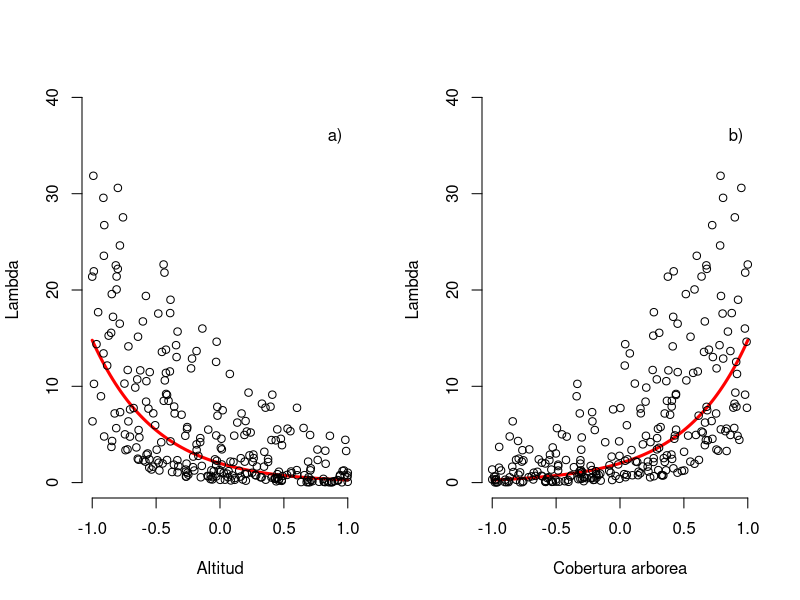
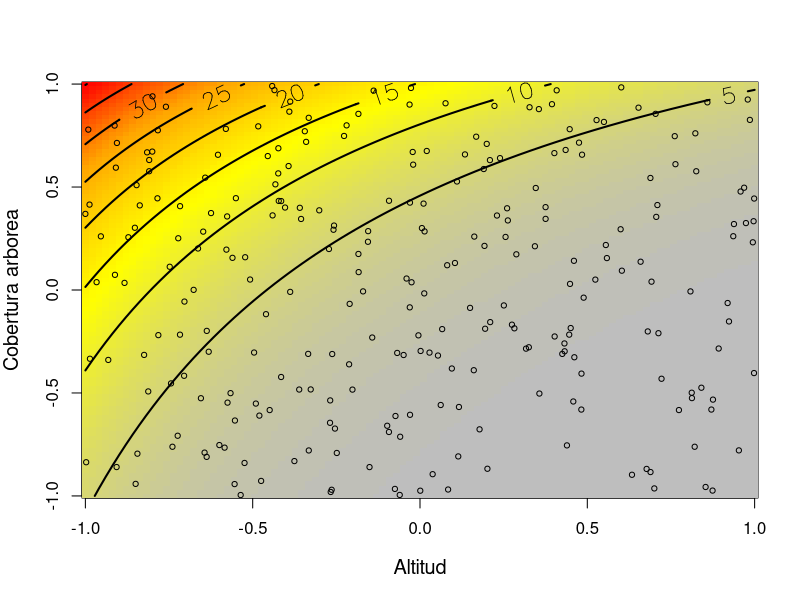
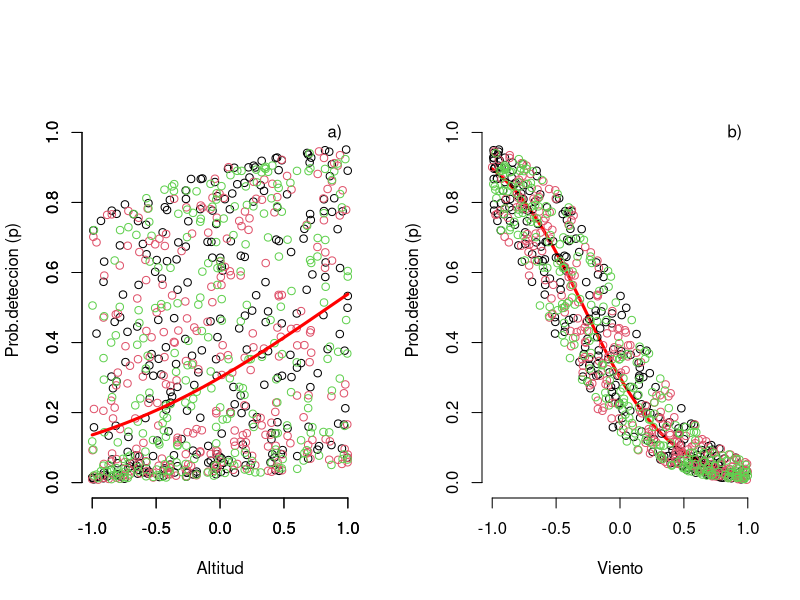
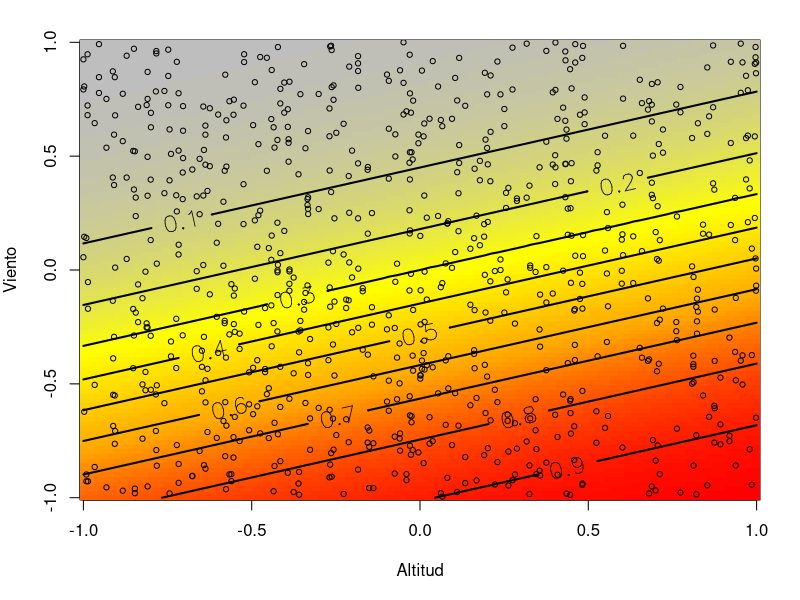
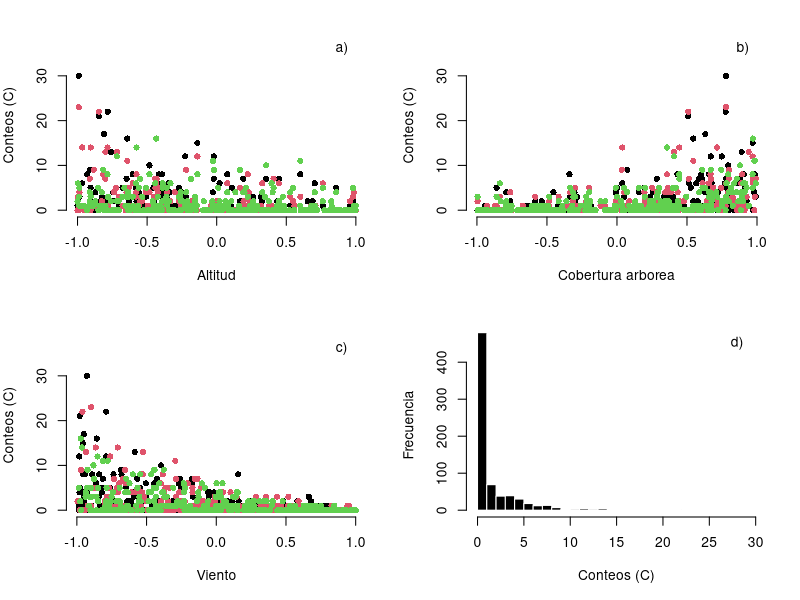

Source code (R) for these figures, in order:
#####################################
# CAPITULO 4: SIMULACION DE DATOS
# seccion 4.2 Generación/simulación de datos de conteo # Kéry & Royle (2016)
#####################################
# PASO 1: tamaño de muestra y covariables
#######################################
  M <- 267     # número de sitios
  J <- 3       # número de réplicas temporales
  
  set.seed(24) # crea numeros aleatorios replicables
  altitud <- runif(n = M, -1, 1) # altitud estandarizada de cada sitio
  head(altitud, 10) # muestra solo los primeros 10 datos
  bosque <- runif(n = M, -1, 1) # cobertura estandarizada de cada sitio
  head(bosque, 10)
  viento <- array(runif(n = M * J, -1, 1), dim = c(M,J)) # velocidad viento
  head(viento, 10)
  
#####################################
  # PASO 2: simulación del proceso ecológico
#######################################
  mean.lambda <- 2 # abundancia media esperada de la especie
  beta0 <- log(mean.lambda) # lo mismo en escala Log
  beta1 <- -2 # efecto pendiente de "altitud"
  beta2 <- 2 # efecto pendiente de "bosque"
  beta3 <- 1 # efecto de interacción de "altitud" y "bosque"
  
  log.lambda <- beta0 + beta1 * altitud + beta2 * bosque + beta3 * altitud * bosque
  lambda <- exp(log.lambda) # Link: transformación inversa
  head(lambda,10)
  
  par(mfrow = c(1,2), cex.main = 1.5)
  curve(exp(beta0 + beta1 * x), -1, 1, col = "red", frame.plot = F, ylim = c(0,40), xlab = "Altitud", ylab = "Lambda", lwd = 3)
  par(new = TRUE)
  plot(altitud, lambda, ylab = "", xlab = "", ylim = c(0,40), axes = FALSE) 
  text(0.9,36,"a)", cex = 1)
  
  curve(exp(beta0 + beta2 * x), -1, 1,col = "red",frame.plot = F,ylim = c(0,40), xlab = "Cobertura arborea", ylab = "Lambda",lwd = 3)
  par(new = TRUE)
  plot(bosque, lambda, ylab = "", xlab = "", ylim = c(0,40), axes = FALSE) 
  text(0.9,36,"b)", cex = 1)

# -----------------------------
# interacción "altitud" x "Cobertura arbórea"

cov1 <- seq(-1,1,,100) # para "altitud"
cov2 <- seq(-1,1,,100) # para "Cobertura arbórea"
lambda.matrix <- array(NA, dim = c(100,100)) # matriz para predicciones
head(lambda.matrix, 10)

for (i in 1:100) {
  for (j in 1:100) {
    lambda.matrix[i,j] <- exp(beta0 + beta1 * cov1[i] + beta2 * cov2[j] + beta3 * cov1[i] * cov2[j])
  }
}
head(lambda.matrix,10)

par(mfrow = c(1,1), cex.main = 1.5)
mapPalette<- colorRampPalette(c("grey", "yellow", "orange", "red"))
image(x = cov1, y = cov2, z = lambda.matrix, col = mapPalette(100), xlab = "Altitud", ylab = "Cobertura arborea", cex.lab = 1.2)
contour(x = cov1, y = cov2, z = lambda.matrix, add = T, lwd = 2.0, labcex = 1.5)
matpoints(altitud, bosque, pch = 1, cex = 0.7)

# incorporando la estocasticidad
N <- rpois(n = M, lambda = lambda) # abundancia realizada
sum(N) # tamaño poblacinal total en los M sitios
table(N) # distribución frecuencia de la abundancia

#######################################
# PASO 3: Simulación del proceso observacional
#######################################

mean.detection <- 0.3 # probabilidad detección esperada media
alpha0 <- qlogis(mean.detection) # lo mismo en escala Logit
alpha1 <- 1 # efecto de la "altitud"
alpha2 <- -3 # efecto de la "viento"
alpha3 <- 0 # efectos interacción "altitud" x "viento"

logit.p <- alpha0 + alpha1 * altitud + alpha2 * viento + alpha3 * altitud * viento
p <- plogis(logit.p) # transformación inversa
head(p,10)
mean(p) # probabilidad media por "individuo"

par(mfrow = c(1,2), cex.main = 1)

matplot(altitud, p, pch = 1, ylim = c(0,1.1), axes = T, frame.plot = F, xlab = "Altitud", ylab = "Prob.deteccion (p)")
par(new = TRUE)
curve(plogis(alpha0 + alpha1 * x),-1,1, col= "red", lwd= 3, frame = F, xlab = "", ylab = "", ylim = c(0,1.1))
text(0.9,1,"a)", cex = 1)

curve(plogis(alpha0 + alpha2 * x),-1,1, col = "red", frame.plot = F, ylim = c(0,1.1), xlab = "Viento", ylab = "Prob.deteccion (p)", lwd = 3)
par(new=TRUE)
matplot(viento, p, pch = 1, ylim = c(0,1.1), xlab = "", ylab = "",axes = FALSE) 
text(0.9,1,"b)", cex = 1)

# ---------------------------------
# interacción "altitud" x "viento"

cov1 <- seq(-1,1,,100) # para "altitud"
cov2 <- seq(-1,1,,100) # para "viento"
p.matrix <- array(NA, dim = c(100,100)) # para predicciones de p
head(p.matrix,10)

for (i in 1:100) {
  for (j in 1:100) {
    p.matrix[i,j] <- plogis(alpha0 + alpha1 * cov1[i] + alpha2 * cov2[j] + alpha3 * cov1[i] * cov2[j])
  }
}
head(p.matrix,10)

par(mfrow = c(1,1), mar = c(5,4,2,2), cex.main = 1.5)
mapPalette<- colorRampPalette(c("grey","yellow","orange","red"))
image(x = cov1, y = cov2, z = p.matrix, col = mapPalette(100), xlab = "Altitud", ylab = "Viento", cex.lab = 1)
contour(x = cov1, y = cov2, z = p.matrix, add = T, lwd = 2.0, labcex = 1.5)
matpoints(altitud, viento, pch = 1, cex = 0.7, col = "black")

# aplicación del proceso observacional para producir conteos replicados para cada sitio
C <- matrix(NA, nrow = M, ncol = J)
for (i in 1:J) {
  C[,i] <- rbinom(n = M, size = N, prob = p[,i])
}
head(C,10)

#######################################
# PASO 4: Resultados de la simulación
######################################
head(cbind("N_real"= N, "1er_conteo"= C[,1], "2er_conteo"= C[,2], "3er_conteo"= C[,3]),7)
table(C)

par(mfrow = c(2,2), cex.main = 1.5)

matplot(altitud, C, pch = 16, frame.plot = F, ylim = c(0,38), xlab = "Altitud", ylab = "Conteos (C)")
text(0.9,36,"a)", cex = 1)

matplot(bosque, C, pch = 16, frame.plot = F, ylim = c(0,38), xlab = "Cobertura arborea", ylab = "Conteos (C)")
text(0.9,36,"b)", cex = 1)

matplot(viento, C, pch = 16, frame.plot = F, ylim = c(0,38), xlab = "Viento", ylab = "Conteos (C)")
text(0.9,36,"c)", cex = 1)

hist(C, breaks = 40, col="black", border = "white", ylim = c(0,460), main = "", xlab = "Conteos (C)", ylab = "Frecuencia")
text(28,450,"d)", cex = 1)

sum(N) # abundancia total real en todos los sitios
sum(apply(C,1,max)) # abundancia total observada en todos los sitios
sum(N > 0) # numero real de sitios ocupados
sum(apply(C,1,max) > 0) # numero observado de sitios ocupados

# --------------------------
# FIN SCRIPT
rm(list=ls())

